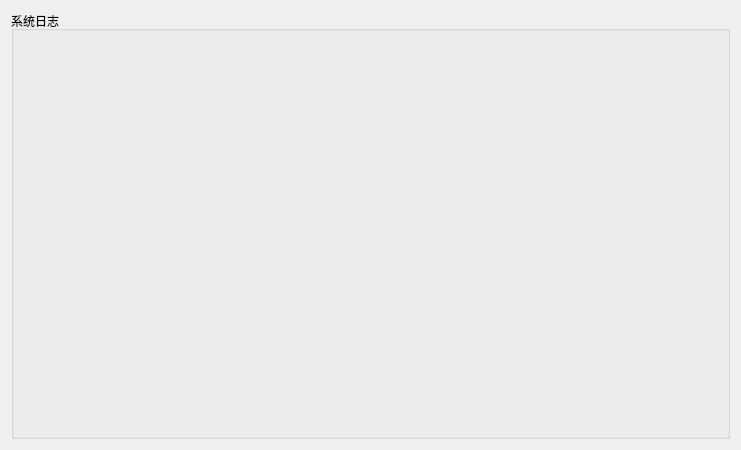
<?xml version="1.0" encoding="UTF-8"?>
<ui version="4.0">
 <class>SysLogPage</class>
 <widget class="QWidget" name="SysLogPage">
  <property name="geometry">
   <rect>
    <x>0</x>
    <y>0</y>
    <width>741</width>
    <height>450</height>
   </rect>
  </property>
  <property name="windowTitle">
   <string>Form</string>
  </property>
  <layout class="QGridLayout" name="gridLayout">
   <item row="0" column="0">
    <widget class="QGroupBox" name="groupBox">
     <property name="title">
      <string>系统日志</string>
     </property>
    </widget>
   </item>
  </layout>
 </widget>
 <resources/>
 <connections/>
</ui>
